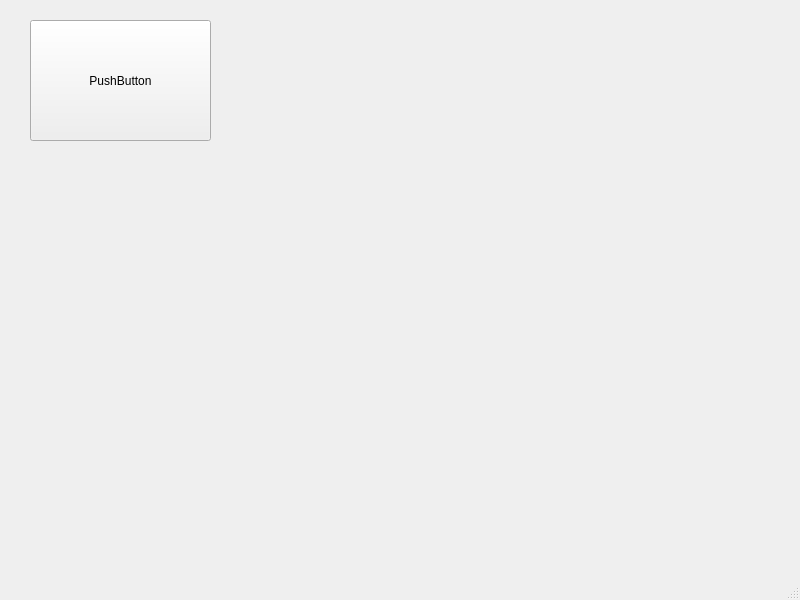
<?xml version="1.0" encoding="UTF-8"?>
<ui version="4.0">
 <class>MainWindow</class>
 <widget class="QMainWindow" name="MainWindow">
  <property name="geometry">
   <rect>
    <x>0</x>
    <y>0</y>
    <width>800</width>
    <height>600</height>
   </rect>
  </property>
  <property name="windowTitle">
   <string>MainWindow</string>
  </property>
  <widget class="QWidget" name="centralwidget">
   <widget class="QPushButton" name="pushButton">
    <property name="geometry">
     <rect>
      <x>30</x>
      <y>20</y>
      <width>181</width>
      <height>121</height>
     </rect>
    </property>
    <property name="text">
     <string>PushButton</string>
    </property>
   </widget>
  </widget>
  <widget class="QMenuBar" name="menubar">
   <property name="geometry">
    <rect>
     <x>0</x>
     <y>0</y>
     <width>800</width>
     <height>22</height>
    </rect>
   </property>
  </widget>
  <widget class="QStatusBar" name="statusbar"/>
 </widget>
 <resources/>
 <connections/>
</ui>
